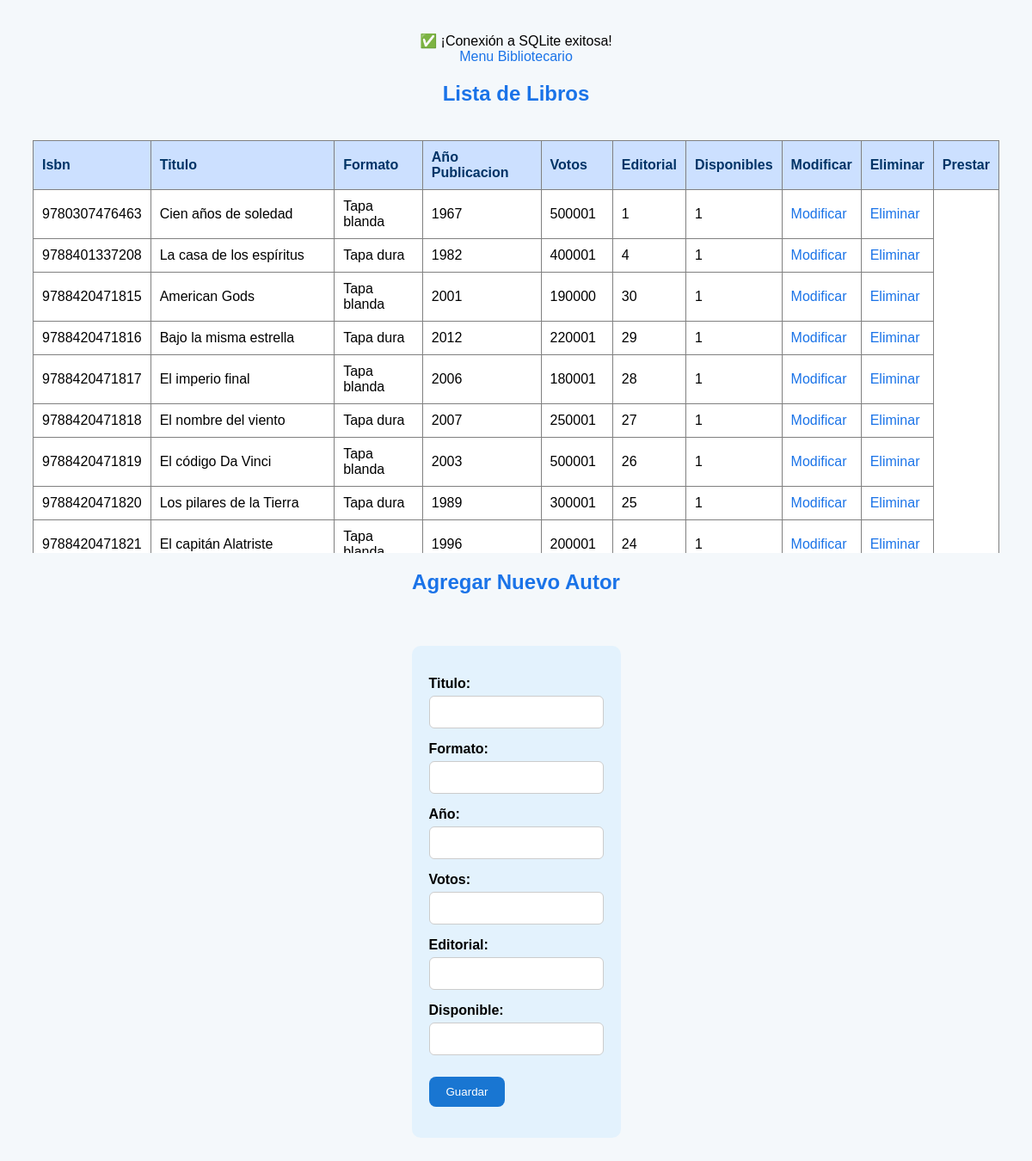
Page /libros.php?mensaje=guardado on the earlier database version.
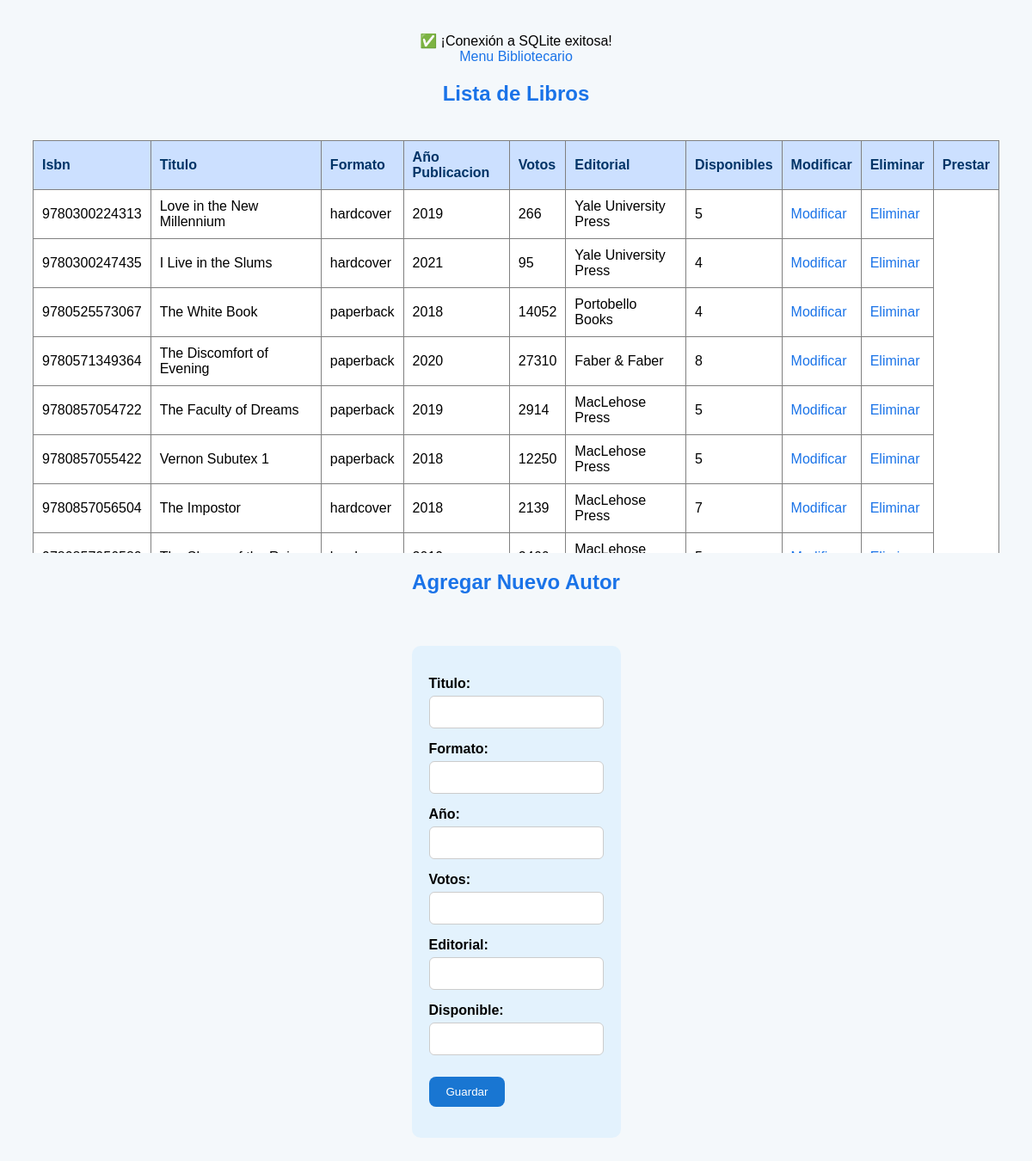
Same page on the later database version.
### tables this page shows
CREATE TABLE Tblibro (isbn INTEGER PRIMARY KEY, titulo_libro TEXT NOT NULL, formato_libro TEXT NOT NULL, año_libro INTEGER NOT NULL CHECK (año_libro > 0), votos_libro INTEGER DEFAULT 0 CHECK (votos_libro >= 0), editorial TEXT NOT NULL, disponible INTEGER DEFAULT 1);

### libros.php (the view, shortened to what this page needs)
<?php
include 'conexion.php';
$busqueda = $_GET['buscar'] ?? '';
$sql = "SELECT * FROM Tblibro WHERE
    titulo_libro LIKE :buscar OR
    formato_libro LIKE :buscar OR
    año_libro LIKE :buscar";
$stmt = $conexion->prepare($sql);
$stmt->execute(['buscar' => "%$busqueda%"]);
$libros = $stmt->fetchAll(PDO::FETCH_ASSOC);
?>
<!DOCTYPE html>
<html lang="es">
<head>
    <link rel="stylesheet" href="css/styles_autor.css">
</head>
<body>
    <div class="container">
        <div class="butoneria">
            <a href="menu_bibliotecario.php" class="menu-button">Menu Bibliotecario</a>
        </div>
    </div>
    <div class="container">
        <h2>Lista de Libros</h2>
        <div class="tabla-autores">
            <table>
                <thead>
                    <tr>
                        <th>Isbn</th>
                        <th>Titulo</th>
                        <th>Formato</th>
                        <th>Año Publicacion</th>
                        <th>Votos</th>
                        <th>Editorial</th>
                        <th>Disponibles</th>
                        <th>Modificar</th>
                        <th>Eliminar</th>
                        <th>Prestar</th>
                    </tr>
                </thead>
                <tbody>
                    <?php foreach ($libros as $libro): ?>
                    <tr>
                        <td><?= $libro['isbn'] ?></td>
                        <td><?= $libro['titulo_libro'] ?></td>
                        <td><?= $libro['formato_libro'] ?></td>
                        <td><?= $libro['año_libro'] ?></td>
                        <td><?= $libro['votos_libro'] ?></td>
                        <td><?= $libro['editorial'] ?></td>
                        <td><?= $libro['disponible'] ?></td>
                        <td>
                            <a href="modificar_libro.php?id=<?= $libro['isbn'] ?>" onclick="return confirm('¿Modificar este libro?')">Modificar</a>
                        </td>
                        <td>
                            <a href="eliminar_libro.php?id=<?= $libro['isbn'] ?>" onclick="return confirm('¿Eliminar este libro?')">Eliminar</a>
                        </td>
                    </tr>
                    <?php endforeach; ?>
                </tbody>
            </table>
        </div>
        <h2>Agregar Nuevo Autor</h2>
        <div class="formulario">
            <form action="guardar_libro.php" method="post">
                <label>Titulo:
                    <input type="text" name="titulo_libro" required>
                </label>
                <label>Formato:
                    <input type="text" name="formato_libro" required>
                </label>
                <label>Año:
                    <input type="number" name="año_libro" required>
                </label>
                <label>Votos:
                    <input type="number" name="votos_libro" required>
                </label>
                <label>Editorial:
                    <input type="text" name="editorial" required>
                </label>
                <label>Disponible:
                    <input type="number" name="disponible" required>
                </label>
                <button type="submit">Guardar</button>
            </form>
        </div>
    </div>
</body>
</html>

Differences in the rows shown:
removed tblibro: isbn "9780307476463", titulo_libro "Cien años de soledad", formato_libro "Tapa blanda", año_libro "1967", votos_libro "500001", editorial "1", disponible "1"
removed tblibro: isbn "9788401337208", titulo_libro "La casa de los espíritus", formato_libro "Tapa dura", año_libro "1982", votos_libro "400001", editorial "4", disponible "1"
removed tblibro: isbn "9788420471815", titulo_libro "American Gods", formato_libro "Tapa blanda", año_libro "2001", votos_libro "190000", editorial "30", disponible "1"
removed tblibro: isbn "9788420471816", titulo_libro "Bajo la misma estrella", formato_libro "Tapa dura", año_libro "2012", votos_libro "220001", editorial "29", disponible "1"
removed tblibro: isbn "9788420471817", titulo_libro "El imperio final", formato_libro "Tapa blanda", año_libro "2006", votos_libro "180001", editorial "28", disponible "1"
removed tblibro: isbn "9788420471818", titulo_libro "El nombre del viento", formato_libro "Tapa dura", año_libro "2007", votos_libro "250001", editorial "27", disponible "1"
removed tblibro: isbn "9788420471819", titulo_libro "El código Da Vinci", formato_libro "Tapa blanda", año_libro "2003", votos_libro "500001", editorial "26", disponible "1"
removed tblibro: isbn "9788420471820", titulo_libro "Los pilares de la Tierra", formato_libro "Tapa dura", año_libro "1989", votos_libro "300001", editorial "25", disponible "1"
removed tblibro: isbn "9788420471821", titulo_libro "El capitán Alatriste", formato_libro "Tapa…", año_libro "1996", votos_libro "200001", editorial "24", disponible "1"
added tblibro: isbn "9780300224313", titulo_libro "Love in the New Millennium", formato_libro "hardcover", año_libro "2019", votos_libro "266", editorial "Yale University Press", disponible "5"
added tblibro: isbn "9780300247435", titulo_libro "I Live in the Slums", formato_libro "hardcover", año_libro "2021", votos_libro "95", editorial "Yale University Press", disponible "4"
added tblibro: isbn "9780525573067", titulo_libro "The White Book", formato_libro "paperback", año_libro "2018", votos_libro "14052", editorial "Portobello Books", disponible "4"
added tblibro: isbn "9780571349364", titulo_libro "The Discomfort of Evening", formato_libro "paperback", año_libro "2020", votos_libro "27310", editorial "Faber & Faber", disponible "8"
added tblibro: isbn "9780857054722", titulo_libro "The Faculty of Dreams", formato_libro "paperback", año_libro "2019", votos_libro "2914", editorial "MacLehose Press", disponible "5"
added tblibro: isbn "9780857055422", titulo_libro "Vernon Subutex 1", formato_libro "paperback", año_libro "2018", votos_libro "12250", editorial "MacLehose Press", disponible "5"
added tblibro: isbn "9780857056504", titulo_libro "The Impostor", formato_libro "hardcover", año_libro "2018", votos_libro "2139", editorial "MacLehose Press", disponible "7"
added tblibro: editorial "MacLehose…"
